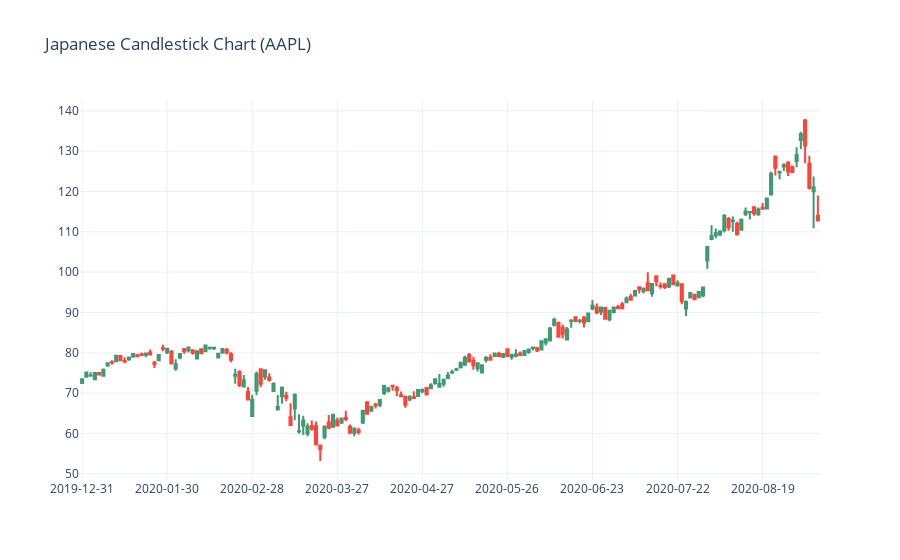

Here is the notebook cell this chart was saved with:
### Markdown cell above
This strategy works on any stock. In this notebook, we take the stock of Apple, represented by the ticker symbol AAPL. Let's download the pricing data and plot a (Japanese) candlestick chart:

### Code cell
symbol = 'AAPL'
df = yf.download(symbol, start='2020-01-01')
df.index = df.index.strftime('%Y-%m-%d') # format index as dates only

candles = go.Candlestick(x=df.index, open=df.Open, high=df.High, low=df.Low, close=df.Close)

# plot figure
fig = go.Figure(candles)
fig.layout.xaxis.type = 'category' # remove weekend days
fig.layout.xaxis.dtick = 20 # show x-axis ticker once a month
fig.layout.xaxis.rangeslider.visible = False
fig.layout.title = f'Japanese Candlestick Chart ({symbol})'
fig.layout.template = 'plotly_white'
fig.show()

### Figure 1 — Plotly figure (JSON) as saved in the notebook; plotly's stock layout.template omitted (floating-point values rounded to 4 significant figures; data arrays with more than 128 entries replaced by an {"elided": "..."} marker saying what was removed)
{"data": [{"close": {"elided": "174 float values"}, "high": {"elided": "174 float values"}, "low": {"elided": "174 float values"}, "open": {"elided": "174 float values"}, "type": "candlestick", "x": {"elided": "174 str values"}}], "layout": {"title": {"text": "Japanese Candlestick Chart (AAPL)"}, "xaxis": {"dtick": 20, "rangeslider": {"visible": false}, "type": "category"}}}
